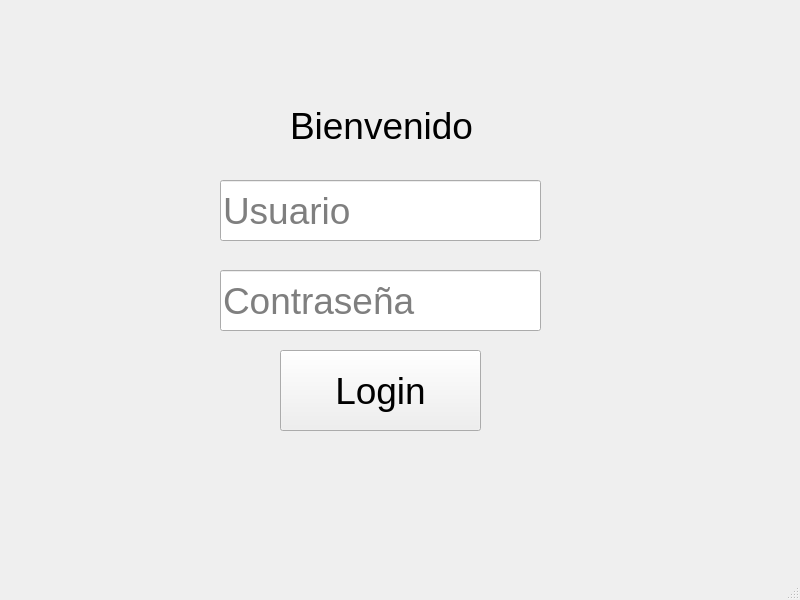
<?xml version="1.0" encoding="UTF-8"?>
<ui version="4.0">
 <class>MainWindow</class>
 <widget class="QMainWindow" name="MainWindow">
  <property name="geometry">
   <rect>
    <x>0</x>
    <y>0</y>
    <width>800</width>
    <height>600</height>
   </rect>
  </property>
  <property name="font">
   <font>
    <pointsize>28</pointsize>
   </font>
  </property>
  <property name="windowTitle">
   <string>MainWindow</string>
  </property>
  <widget class="QWidget" name="centralwidget">
   <widget class="QLabel" name="label">
    <property name="geometry">
     <rect>
      <x>290</x>
      <y>80</y>
      <width>191</width>
      <height>91</height>
     </rect>
    </property>
    <property name="text">
     <string>Bienvenido</string>
    </property>
   </widget>
   <widget class="QLineEdit" name="lineEdit">
    <property name="geometry">
     <rect>
      <x>220</x>
      <y>180</y>
      <width>321</width>
      <height>61</height>
     </rect>
    </property>
    <property name="placeholderText">
     <string>Usuario</string>
    </property>
   </widget>
   <widget class="QLineEdit" name="lineEdit_2">
    <property name="geometry">
     <rect>
      <x>220</x>
      <y>270</y>
      <width>321</width>
      <height>61</height>
     </rect>
    </property>
    <property name="placeholderText">
     <string>Contraseña</string>
    </property>
   </widget>
   <widget class="QPushButton" name="pushButton">
    <property name="geometry">
     <rect>
      <x>280</x>
      <y>350</y>
      <width>201</width>
      <height>81</height>
     </rect>
    </property>
    <property name="text">
     <string>Login</string>
    </property>
   </widget>
  </widget>
  <widget class="QMenuBar" name="menubar">
   <property name="geometry">
    <rect>
     <x>0</x>
     <y>0</y>
     <width>800</width>
     <height>56</height>
    </rect>
   </property>
  </widget>
  <widget class="QStatusBar" name="statusbar"/>
 </widget>
 <resources/>
 <connections/>
</ui>
